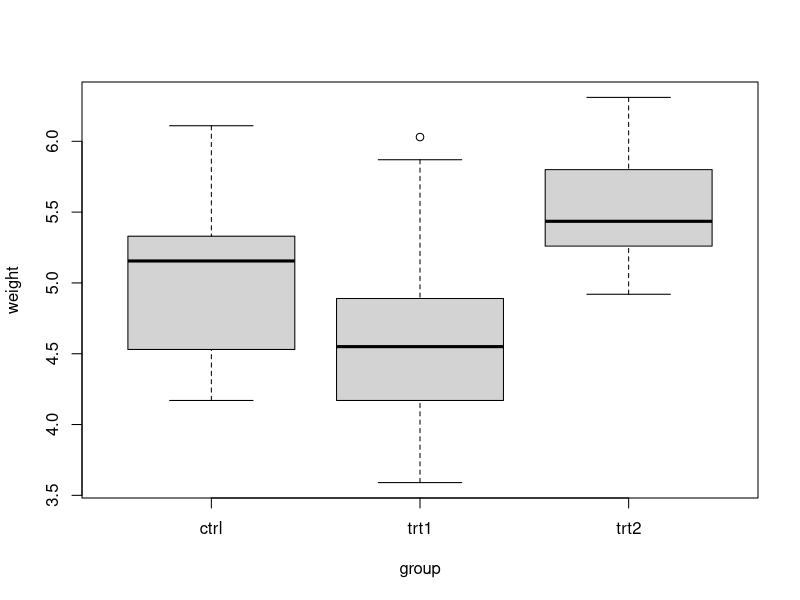

R code for this plot:
## ---- chunk 1
library(tidyverse) # manipulacao de data.frame
library(MASS) # dados Boston
library(broom)
## ---- chunk 2
PlantGrowth
plot(weight ~ group, data = PlantGrowth)
## ---- chunk 3
PlantGrowth %>% 
  group_by(group) %>%
  summarise(
    n = n(),
    media_weight = mean(weight),
    dp_weight = sd(weight)
  )
## ---- chunk 4

## ---- chunk 5

